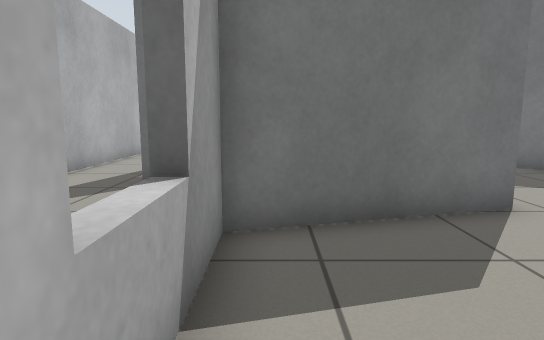
[1] (above)

19 first-person views from a walk through a world built for the Gazebo simulator. The camera is 0.72 m above the floor, tilts 8° down and sees 75° across. The floor is counted in squares, 0.5 m on a side. Each view is taken from the middle of a square. On the plan, view 1 faces up. The plan holds only what a view shows up to about 15 squares ahead; the rest is blank.

[2]
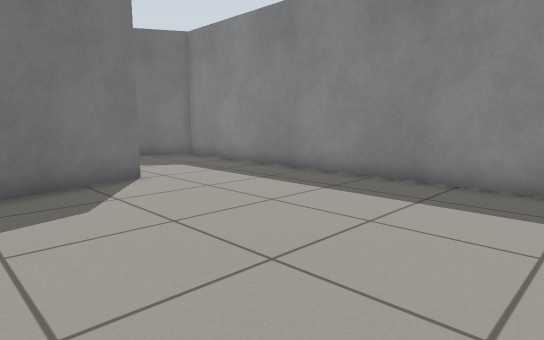

[3]
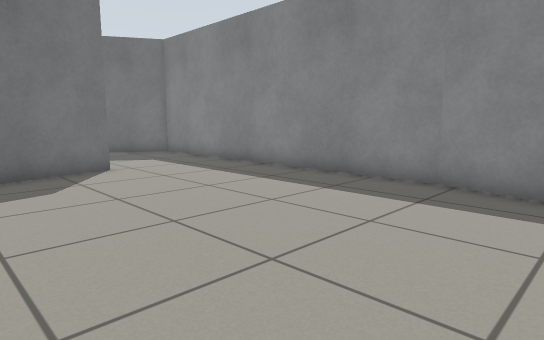

[4]
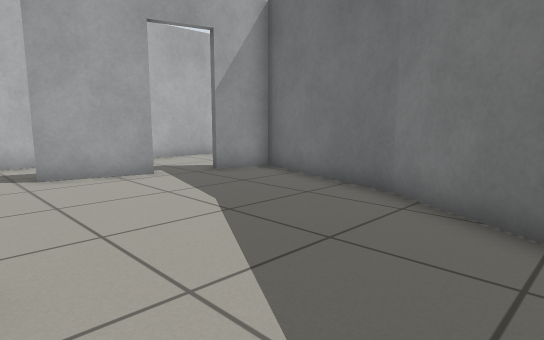

[5]
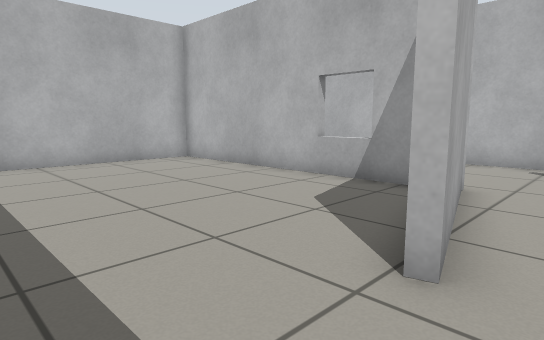

[6]
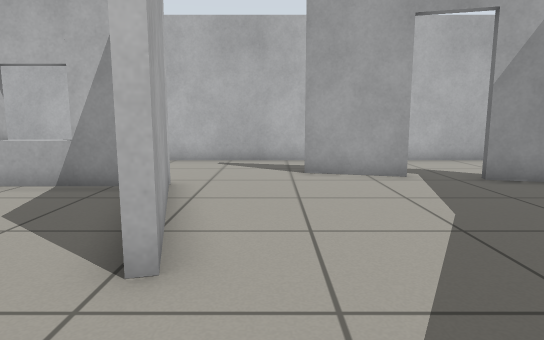

[7]
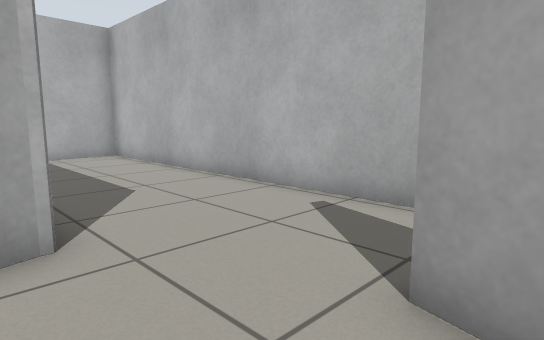

[8]
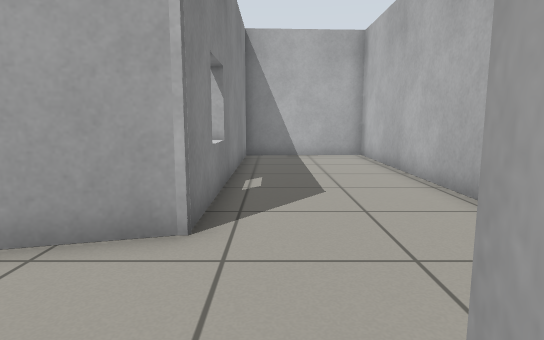

[9]
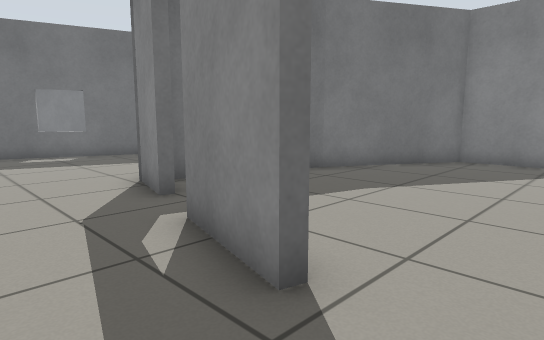

[10]
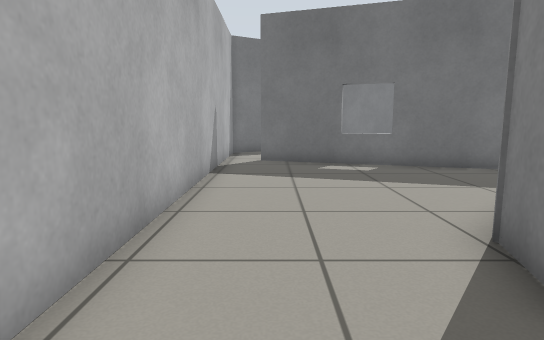

[11]
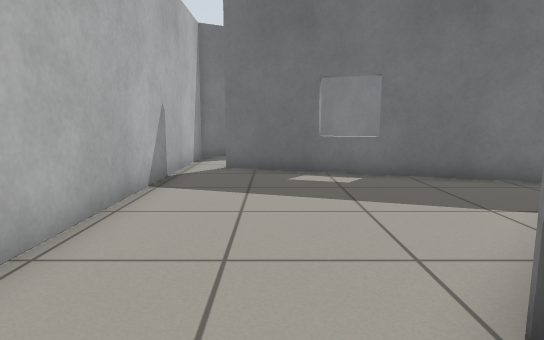

[12]
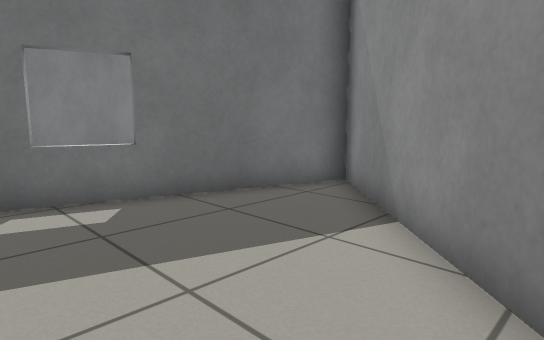

[13]
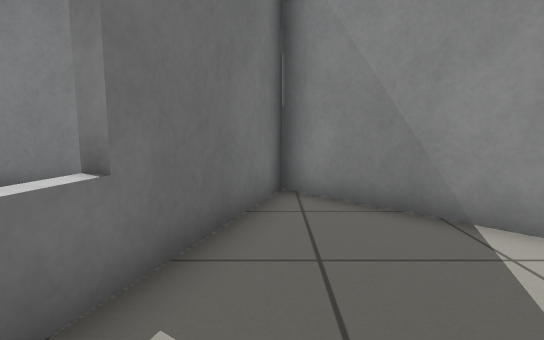

[14]
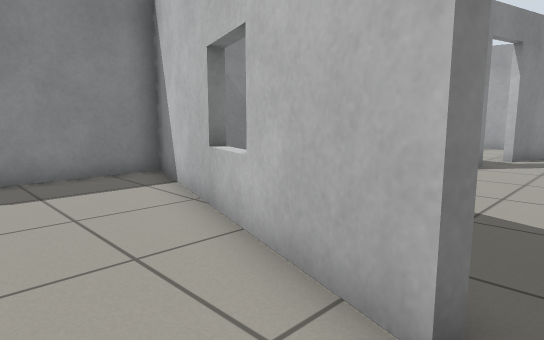

[15]
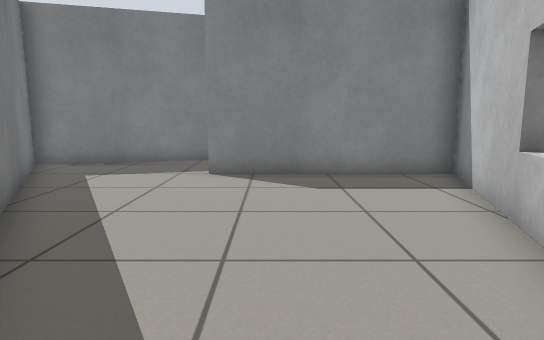

[16]
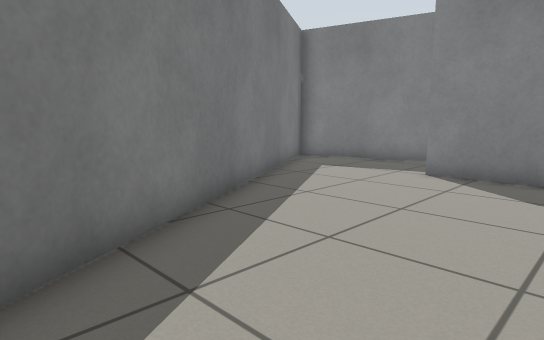

[17]
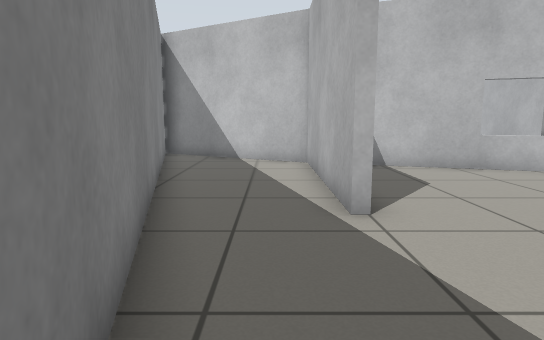

[18]
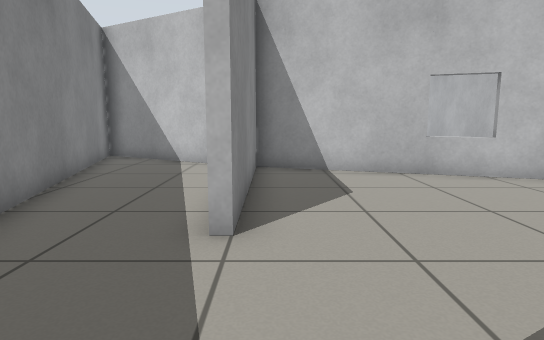

[19]
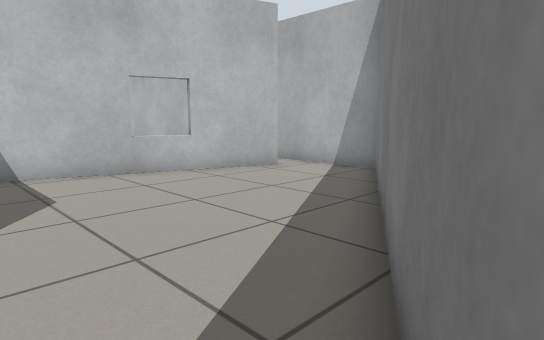

### Floor plan
Ten units are one square. View 1 is at (0, 0); x grows to the right and y downward. Boxes are objects, and circles mark ways between rooms. Rooms are numbered by the first view taken in them; rooms with no view inside come last. Other rooms are left out.
<svg viewBox="-62 -331 173 395">
<path fill="none" stroke="#000" d="M82 21 82 -46M40 -57 -6 -44 -6 55 54 55M77 41 82 20M39 -126 -11 -139 -15 -121M-20 -105 -27 -79M-9 -47 39 -60M82 -46 82 -100 38 -126M-30 -79 -22 -106M-57 55 -9 55 -9 -47M-57 -115 -57 59M-2 -153 46 -200M-18 -122 -12 -143M-57 -225 -57 -115M44 -198 -44 -227M-43 -230 45 -201M45 -199 45 -267 48 -267M50 -319 -57 -257 -57 -225M-44 -227 -43 -230M48 -267 48 -199 106 -166M105 -170 63 -326 50 -319"/>
<circle cx="55" cy="-55" r="3" fill="#2a7"/>
<circle cx="-20" cy="-63" r="3" fill="#2a7"/>
<circle cx="-20" cy="-115" r="3" fill="#2a7"/>
<circle cx="-45" cy="-105" r="3" fill="#2a7"/>
<circle cx="-50" cy="-220" r="3" fill="#2a7"/>
<circle cx="50" cy="-290" r="3" fill="#2a7"/>
<text x="30" y="0">1</text>
<text x="30" y="-90">2</text>
<text x="-40" y="-20">3</text>
<text x="-20" y="-170">4</text>
<text x="10" y="-260">5</text>
<text x="70" y="-240">6</text>
</svg>
Room 1 opens to room 2. Room 2 opens to room 3. Room 2 opens to room 4. Room 3 opens to room 4. Room 4 opens to room 5. Room 5 opens to room 6.

Where each view was taken, in squares from view 1:
view 1: 0 up, 0 right, facing up
view 2: 3 down, 0 right, facing up-right
view 3: 5 down, 0 right, facing up-right
view 4: 6 up, 7 right, facing up-left
view 5: 7 up, 7 right, facing down-left
view 6: 7 up, 7 right, facing left
view 7: 9 up, 0 right, facing down-left
view 8: 9 up, 2 left, facing down
view 9: 6 up, 5 left, facing up-right
view 10: 10 up, 4 left, facing up
view 11: 12 up, 3 left, facing up
view 12: 15 up, 3 left, facing up-right
view 13: 20 up, 3 left, facing right
view 14: 25 up, 5 left, facing down-right
view 15: 25 up, 5 left, facing right
view 16: 23 up, 5 left, facing up-right
view 17: 32 up, 6 right, facing down
view 18: 31 up, 4 right, facing down
view 19: 31 up, 4 right, facing down-left
